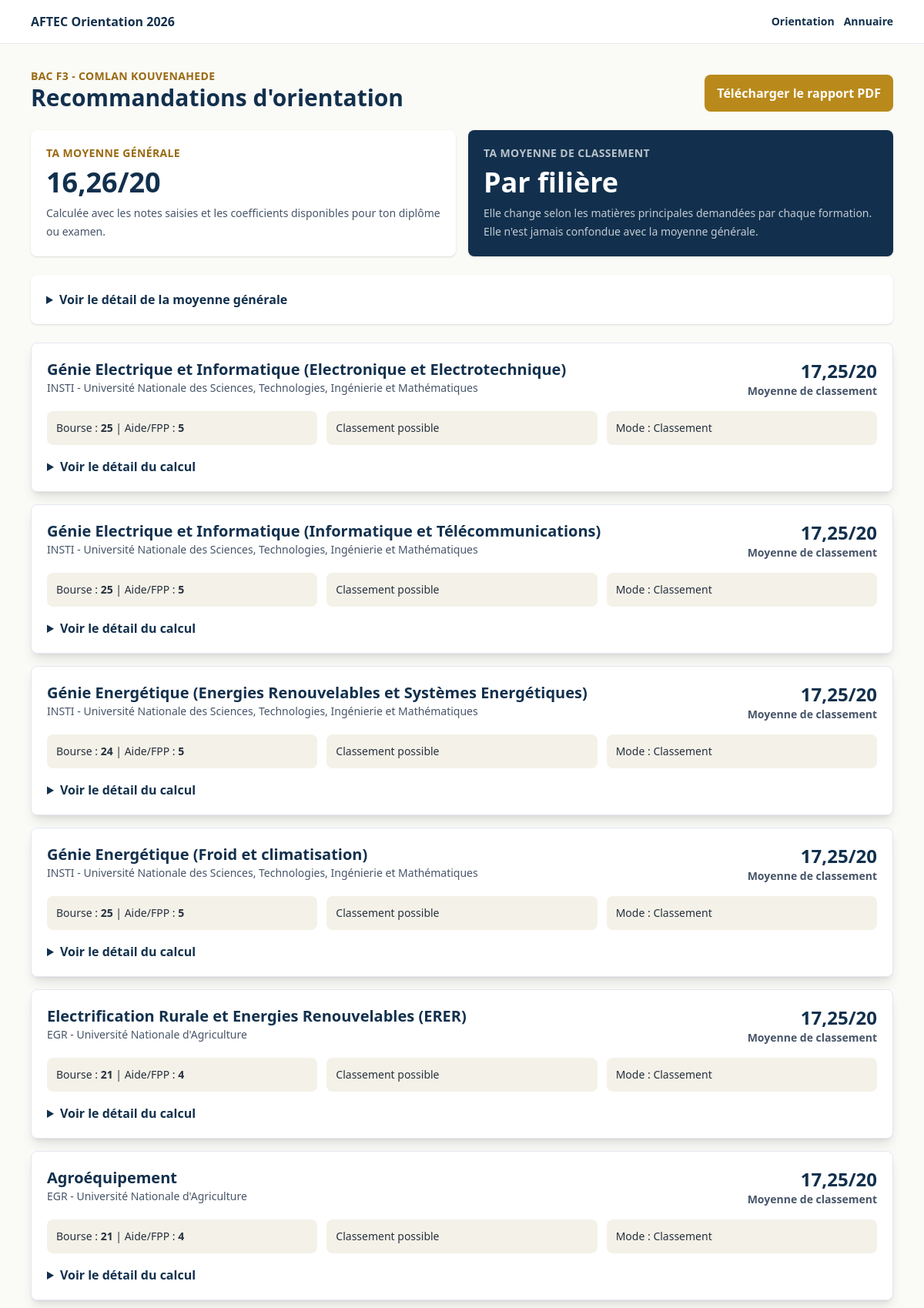
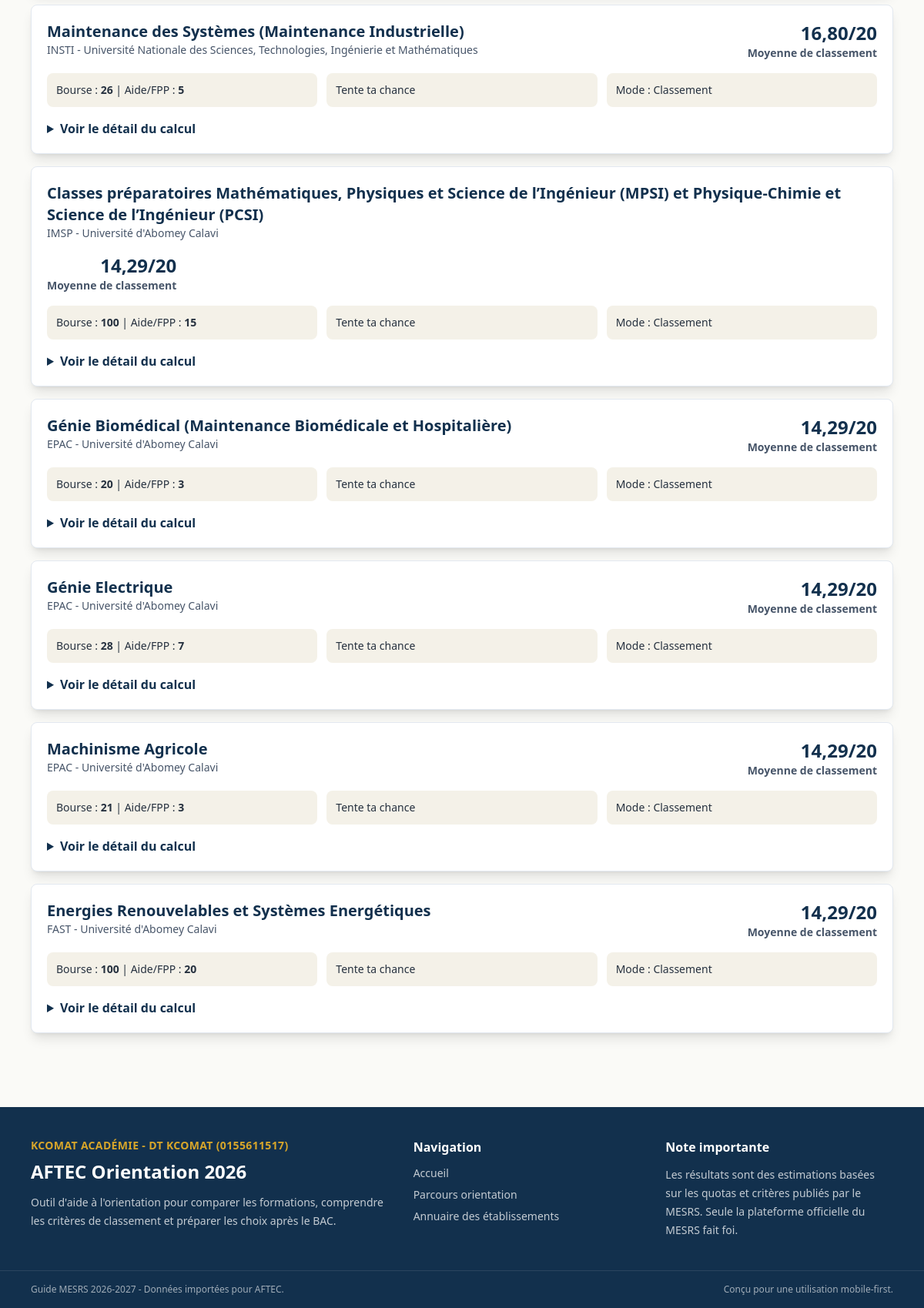
Page /orientation/20/resultats/ on the committed database (2 pictures, top to bottom).
### apps/candidats/models.py (models this page shows, shortened)
class Candidat(models.Model):
    class DiplomeExamen(models.TextChoices):
        BAC = "BAC", "BAC"
        DEAT = "DEAT", "DEAT"
        DT = "DT", "DT"
    class Sexe(models.TextChoices):
        FEMININ = "F", "Féminin"
        MASCULIN = "M", "Masculin"
        AUTRE = "A", "Autre"
    class TypeCandidat(models.TextChoices):
        NOUVEAU = "nouveau_bachelier", "Nouveau bachelier"
        ANCIEN = "ancien_bachelier", "Ancien bachelier"
        PARENT = "parent_tuteur", "Parent ou tuteur"
    nom = models.CharField(max_length=120)
    prenom = models.CharField(max_length=160)
    sexe = models.CharField(max_length=1, choices=Sexe.choices, blank=True)
    date_naissance = models.DateField(null=True, blank=True)
    telephone = models.CharField(max_length=40, blank=True)
    email = models.EmailField(blank=True)
    departement = models.CharField(max_length=120, blank=True)
    commune = models.CharField(max_length=120, blank=True)
    annee_bac = models.PositiveSmallIntegerField(default=2026)
    type_candidat = models.CharField(max_length=30, choices=TypeCandidat.choices, default=TypeCandidat.NOUVEAU)
    diplome_examen = models.CharField(max_length=10, choices=DiplomeExamen.choices, default=DiplomeExamen.BAC)
    option_diplome = models.CharField(max_length=80, blank=True)
    serie_bac = models.ForeignKey(SerieBac, on_delete=models.PROTECT)
    moyenne_generale = models.DecimalField(max_digits=4, decimal_places=2, null=True, blank=True)
    passions = models.JSONField(default=list, blank=True)
    preference_secteur = models.CharField(max_length=20, blank=True)
    preference_mode_entree = models.CharField(max_length=20, blank=True)
    created_at = models.DateTimeField(auto_now_add=True)
    class Meta:
        ordering = ["-created_at"]

### apps/catalogue/models.py (models this page shows, shortened)
class Filiere(models.Model):
    class Diplome(models.TextChoices):
        LICENCE = "licence", "Licence"
        LICENCE_PRO = "licence_professionnelle", "Licence professionnelle"
        BAPES = "bapes", "BAPES"
        PREPA = "classe_preparatoire", "Classe préparatoire"
        AUTRE = "autre", "Autre"
    class ModeEntree(models.TextChoices):
        CLASSEMENT = "classement", "Classement"
        CONCOURS = "concours", "Concours"
        DOSSIER = "dossier", "Dossier"
    etablissement = models.ForeignKey(Etablissement, on_delete=models.CASCADE, related_name="filieres")
    intitule = models.CharField(max_length=260)
    diplome = models.CharField(max_length=40, choices=Diplome.choices, default=Diplome.LICENCE)
    mode_entree = models.CharField(max_length=20, choices=ModeEntree.choices, default=ModeEntree.CLASSEMENT)
    quota_bourse = models.PositiveIntegerField(default=0)
    quota_aide_fpp = models.PositiveIntegerField(default=0)
    debouches = models.TextField(blank=True)
    regime = models.CharField(max_length=20, choices=Etablissement.Regime.choices, default=Etablissement.Regime.NON_APPLICABLE)
    seuil_bourse_estime = models.DecimalField(max_digits=4, decimal_places=2, null=True, blank=True)
    seuil_aide_estime = models.DecimalField(max_digits=4, decimal_places=2, null=True, blank=True)
    mots_cles = models.CharField(max_length=300, blank=True, help_text="Mots-clés séparés par des virgules pour les passions.")
    class Meta:
        ordering = ["etablissement__nom", "intitule"]

class Etablissement(models.Model):
    class Secteur(models.TextChoices):
        PUBLIC = "public", "Public"
        PRIVE = "prive", "Privé"
    class Regime(models.TextChoices):
        AGREE = "agree", "Agréé"
        EN_OUVERTURE = "en_ouverture", "En ouverture"
        NON_APPLICABLE = "na", "Non applicable"
    universite = models.ForeignKey(Universite, on_delete=models.SET_NULL, null=True, blank=True, related_name="etablissements")
    categorie = models.ForeignKey(CategorieEtablissement, on_delete=models.PROTECT, related_name="etablissements")
    nom = models.CharField(max_length=260)
    sigle = models.CharField(max_length=80, blank=True)
    ville = models.CharField(max_length=120, blank=True)
    secteur = models.CharField(max_length=12, choices=Secteur.choices, default=Secteur.PUBLIC)
    regime = models.CharField(max_length=20, choices=Regime.choices, default=Regime.NON_APPLICABLE)
    class Meta:
        ordering = ["categorie__id", "nom"]
    def __str__(self):
        return self.sigle or self.nom

class CategorieEtablissement(models.Model):
    class TypeCategorie(models.TextChoices):
        PUBLIC_UNIVERSITE = "public_universite", "Université publique"
        PUBLIC_ECOLE_INTER_ETATS = "public_ecole_inter_etats", "École inter-États"
        PRIVE_EPES = "prive_epes", "EPES privé"
        SEMECITY = "semecity", "Sèmè City"
    code = models.CharField(max_length=8, unique=True)
    nom = models.CharField(max_length=220)
    type = models.CharField(max_length=40, choices=TypeCategorie.choices)
    logo = models.ImageField(upload_to="logos/categories/", blank=True)
    description = models.TextField(blank=True)
    class Meta:
        ordering = ["id"]
        verbose_name = "catégorie d'établissement"
        verbose_name_plural = "catégories d'établissements"

### apps/candidats/views.py (the view)
# urls.py: path("<int:pk>/resultats/", views.resultats, name="resultats"),
def resultats(request, pk):
    candidat = get_object_or_404(Candidat.objects.select_related("serie_bac").prefetch_related("notes__matiere"), pk=pk)
    recommandations = calculer_recommandations(candidat)
    moyenne_generale, details_generale = calculer_moyenne_generale(candidat)
    return render(
        request,
        "candidats/resultats.html",
        {"candidat": candidat, "recommandations": recommandations, "moyenne_generale": moyenne_generale, "details_generale": details_generale},
    )

### apps/catalogue/services.py (called while the page is built)
def calculer_moyenne_generale(candidat):
    coefficients = candidat.serie_bac.coefficients_bac.select_related("matiere")
    notes = {note.matiere_id: note.note for note in candidat.notes.all()}
    total = Decimal("0")
    total_coef = Decimal("0")
    details = []
    for item in coefficients:
        note = notes.get(item.matiere_id)
        contribution = note * item.coefficient if note is not None else None
        if contribution is not None:
            total += contribution
            total_coef += Decimal(item.coefficient)
        details.append(
            {
                "matiere": item.matiere.nom,
                "note": note,
                "coefficient": item.coefficient,
                "contribution": contribution,
            }
        )
    moyenne = (total / total_coef).quantize(Decimal("0.01")) if total_coef else None
    return moyenne, details

### apps/moteur/services.py (called while the page is built, shortened)
def _indicateur_chance(filiere, moyenne):
    if moyenne is None:
        return "Informations incomplètes"
    if filiere.seuil_bourse_estime is None and filiere.seuil_aide_estime is None:
        if moyenne > Decimal("16.99"):
            return "Classement possible"
        return "Tente ta chance"

def _score_passions(filiere, passions):
    haystack = f"{filiere.intitule} {filiere.debouches} {filiere.mots_cles}".lower()
    return sum(1 for passion in passions if passion.lower() in haystack)

def _matches_mode_entree(filiere, mode_entree):
    if not mode_entree:
        return True
    return filiere.mode_entree == mode_entree

def _matches_secteur(filiere, secteur):
    if not secteur:
        return True
    return filiere.etablissement.secteur == secteur

    @property
    def complete(self):
        return not self.missing_matieres and self.moyenne_classement is not None

### templates/candidats/resultats.html (shortened to what this page needs)
{% extends "base.html" %}
{% block content %}
<section class="mx-auto max-w-6xl px-4 py-8">
  <div class="mb-6 flex flex-wrap items-end justify-between gap-4">
    <div>
      <p class="text-sm font-bold uppercase tracking-wide text-[#9A6A13]">{{ candidat.diplome_examen }} {{ candidat.option_diplome }} - {{ candidat.prenom }} {{ candidat.nom }}</p>
      <h1 class="text-3xl font-black text-[#12304D]">Recommandations d'orientation</h1>
    </div>
    <a class="rounded-lg bg-[#B98A1B] px-4 py-3 font-bold text-white" href="{% url 'rapports:rapport_pdf' candidat.id %}">Télécharger le rapport PDF</a>
  </div>
  <div class="mb-6 grid gap-4 md:grid-cols-2">
    <div class="rounded-lg bg-white p-5 shadow">
      <p class="text-sm font-bold uppercase tracking-wide text-[#9A6A13]">Ta moyenne générale</p>
      <p class="mt-2 text-4xl font-black text-[#12304D]">{% if moyenne_generale %}{{ moyenne_generale }}/20{% else %}--{% endif %}</p>
      <p class="mt-2 text-sm leading-6 text-slate-600">Calculée avec les notes saisies et les coefficients disponibles pour ton diplôme ou examen.</p>
    </div>
    <div class="rounded-lg bg-[#12304D] p-5 text-white shadow">
      <p class="text-sm font-bold uppercase tracking-wide text-white/70">Ta moyenne de classement</p>
      <p class="mt-2 text-4xl font-black">Par filière</p>
      <p class="mt-2 text-sm leading-6 text-white/75">Elle change selon les matières principales demandées par chaque formation. Elle n'est jamais confondue avec la moyenne générale.</p>
    </div>
  </div>
  {% if details_generale %}
    <details class="mb-6 rounded-lg bg-white p-5 shadow">
      <summary class="cursor-pointer font-bold text-[#12304D]">Voir le détail de la moyenne générale</summary>
    </details>
  {% endif %}
  <div class="grid gap-4">
    {% for item in recommandations %}
      <article class="rounded-lg border border-slate-200 bg-white p-5 shadow-lg">
        <div class="flex flex-wrap justify-between gap-4">
          <div>
            <h2 class="text-xl font-black text-[#12304D]">{{ item.filiere.intitule }}</h2>
            <p class="text-sm text-slate-600">{{ item.filiere.etablissement }} - {{ item.filiere.etablissement.categorie.nom }}</p>
          </div>
          <div class="text-right">
            <p class="text-2xl font-black text-[#12304D]">{% if item.moyenne_classement %}{{ item.moyenne_classement }}/20{% else %}--{% endif %}</p>
            <p class="text-sm font-semibold text-slate-600">Moyenne de classement</p>
          </div>
        </div>
        <div class="mt-4 grid gap-3 md:grid-cols-3">
          <div class="rounded-lg bg-[#F4F1E8] p-3 text-sm">Bourse : <strong>{{ item.filiere.quota_bourse }}</strong> | Aide/FPP : <strong>{{ item.filiere.quota_aide_fpp }}</strong></div>
          <div class="rounded-lg bg-[#F4F1E8] p-3 text-sm">{{ item.indicateur }}</div>
          <div class="rounded-lg bg-[#F4F1E8] p-3 text-sm">Mode : {{ item.filiere.get_mode_entree_display }}</div>
        </div>
        <details class="mt-4">
          <summary class="cursor-pointer font-semibold text-[#12304D]">Voir le détail du calcul</summary>
        </details>
      </article>
    {% empty %}
      <p class="rounded-lg bg-white p-5 shadow">Aucune filière compatible avec ce diplôme ou examen dans le jeu de données actuel.</p>
    {% endfor %}
  </div>
</section>
{% endblock %}

### rows in the picture
Candidat: diplome_examen "BAC", option_diplome "F3", prenom "COMLAN", nom "KOUVENAHEDE"
Filiere: filiere.intitule "Génie Electrique et Informatique (Electronique et Electrotechnique)", filiere.etablissement "INSTI", filiere.etablissement.categorie.nom "Université Nationale des Sciences, Technologies, Ingénierie et Mathématiques", filiere.quota_bourse "25", filiere.quota_aide_fpp "5", filiere.mode_entree "Classement"
Filiere: filiere.intitule "Génie Electrique et Informatique (Informatique et Télécommunications)", filiere.etablissement "INSTI", filiere.etablissement.categorie.nom "Université Nationale des Sciences, Technologies, Ingénierie et Mathématiques", filiere.quota_bourse "25", filiere.quota_aide_fpp "5", filiere.mode_entree "Classement"
Filiere: filiere.intitule "Génie Energétique (Energies Renouvelables et Systèmes Energétiques)", filiere.etablissement "INSTI", filiere.etablissement.categorie.nom "Université Nationale des Sciences, Technologies, Ingénierie et Mathématiques", filiere.quota_bourse "24", filiere.quota_aide_fpp "5", filiere.mode_entree "Classement"
Filiere: filiere.intitule "Génie Energétique (Froid et climatisation)", filiere.etablissement "INSTI", filiere.etablissement.categorie.nom "Université Nationale des Sciences, Technologies, Ingénierie et Mathématiques", filiere.quota_bourse "25", filiere.quota_aide_fpp "5", filiere.mode_entree "Classement"
Filiere: filiere.intitule "Electrification Rurale et Energies Renouvelables (ERER)", filiere.etablissement "EGR", filiere.etablissement.categorie.nom "Université Nationale d'Agriculture", filiere.quota_bourse "21", filiere.quota_aide_fpp "4", filiere.mode_entree "Classement"
Filiere: filiere.intitule "Agroéquipement", filiere.etablissement "EGR", filiere.etablissement.categorie.nom "Université Nationale d'Agriculture", filiere.quota_bourse "21", filiere.quota_aide_fpp "4", filiere.mode_entree "Classement"
Filiere: filiere.intitule "Maintenance des Systèmes (Maintenance Industrielle)", filiere.etablissement "INSTI", filiere.etablissement.categorie.nom "Université Nationale des Sciences, Technologies, Ingénierie et Mathématiques", filiere.quota_bourse "26", filiere.quota_aide_fpp "5", filiere.mode_entree "Classement"
Filiere: filiere.intitule "Classes préparatoires Mathématiques, Physiques et Science de l’Ingénieur (MPSI) et Physique-Chimie et Science de l’Ingénieur (PCSI)", filiere.etablissement "IMSP", filiere.etablissement.categorie.nom "Université d'Abomey Calavi", filiere.quota_bourse "100", filiere.quota_aide_fpp "15", filiere.mode_entree "Classement"
Filiere: filiere.intitule "Génie Biomédical (Maintenance Biomédicale et Hospitalière)", filiere.etablissement "EPAC", filiere.etablissement.categorie.nom "Université d'Abomey Calavi", filiere.quota_bourse "20", filiere.quota_aide_fpp "3", filiere.mode_entree "Classement"
Filiere: filiere.intitule "Génie Electrique", filiere.etablissement "EPAC", filiere.etablissement.categorie.nom "Université d'Abomey Calavi", filiere.quota_bourse "28", filiere.quota_aide_fpp "7", filiere.mode_entree "Classement"
Filiere: filiere.intitule "Machinisme Agricole", filiere.etablissement "EPAC", filiere.etablissement.categorie.nom "Université d'Abomey Calavi", filiere.quota_bourse "21", filiere.quota_aide_fpp "3", filiere.mode_entree "Classement"
Filiere: filiere.intitule "Energies Renouvelables et Systèmes Energétiques", filiere.etablissement "FAST", filiere.etablissement.categorie.nom "Université d'Abomey Calavi", filiere.quota_bourse "100", filiere.quota_aide_fpp "20", filiere.mode_entree "Classement"

### other values in the picture
{{ moyenne_generale }} "16,26"
{{ item.moyenne_classement }} "17,25" "17,25" "17,25" "17,25" "17,25" "17,25" "16,80" "14,29" "14,29" "14,29" "14,29" "14,29"
{{ item.indicateur }} "Classement possible" "Classement possible" "Classement possible" "Classement possible" "Classement possible" "Classement possible" "Tente ta chance" "Tente ta chance" "Tente ta chance" "Tente ta chance" "Tente ta chance" "Tente ta chance"
